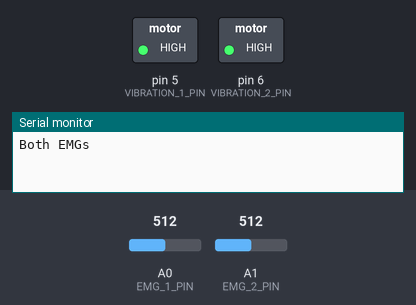
A sketch run on a simulated Arduino Uno, built with avr-gcc and run on an emulated ATmega328P. On the bench: switched loads named in the sketch (green lamp = pin HIGH), the last lines printed to the serial monitor. The inputs (shaded band) are chosen by the test bench; at power-on: A0 (EMG_1_PIN) = 512, A1 (EMG_2_PIN) = 512. Random numbers use the default seed unless the sketch sets one.

Above: at 0.2 s.
At 2.0 s:
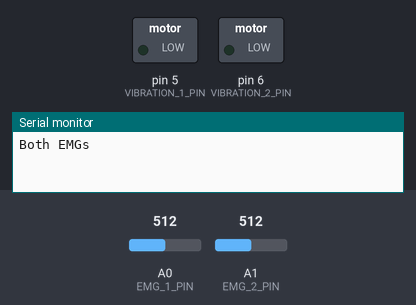
At 3.7 s:
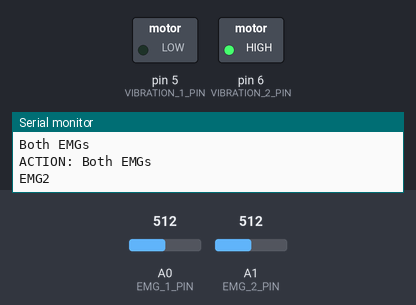
Timing chart, 0 to 4.0 s (numbered marks = the images above):
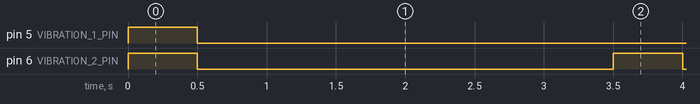

Measured:
- by itself, pin 5 (VIBRATION_1_PIN): LOW → HIGH at 0.00 s, → LOW 0.50 s later
- by itself, pin 6 (VIBRATION_2_PIN): alternates HIGH for 0.50 s and LOW for 3.0 s

The sketch:

MyoWare.ino.ino
```cpp
//Arduino Pin setup
const int EMG_1_PIN = A0;
const int EMG_2_PIN = A1;
const int VIBRATION_1_PIN = 5;
const int VIBRATION_2_PIN = 6;

//Variable initiations
int current_threshold = 200;
int attempts_at_curr_threshold = 0;
int correct_attempts_at_curr_threshold = 0;
const int THRESHOLD_STEP = 25;
const int MIN_ATTEMPTS = 15;
const float NECESSARY_SUCCESS_RATE = 80.0;
bool use_vibration = true;
bool need_new_task = true;
const unsigned long VIBRATION_TIME = 500;         // time the vibration runs for
const unsigned long RESPONSE_TIME_ALLOWED = 2000; // time allowed to perform the task
const unsigned long REST_TIME = 1000;             // time between attempts

//Initiating task options
enum Task {TASK_EMG1, TASK_EMG2, TASK_BOTH};
Task current_task;

//Helper func for naming tasks
const char* taskName(Task t) {
  switch (t) {
    case TASK_EMG1: return "EMG1";
    case TASK_EMG2: return "EMG2";
    default:        return "Both EMGs";
  }
}

//Helper func for making buzzer vibrate
void vibrate(Task t) {
  if (!use_vibration) return;
  if (t == TASK_EMG1 || t == TASK_BOTH) digitalWrite(VIBRATION_1_PIN, HIGH);
  if (t == TASK_EMG2 || t == TASK_BOTH) digitalWrite(VIBRATION_2_PIN, HIGH);
  delay(VIBRATION_TIME);
  digitalWrite(VIBRATION_1_PIN, LOW);
  digitalWrite(VIBRATION_2_PIN, LOW);
}

//Helper func for reading in EMGs
void readEMGs(bool &emg1Active, bool &emg2Active) {
  emg1Active = false;
  emg2Active = false;
  unsigned long start = millis();
  while (millis() - start < RESPONSE_TIME_ALLOWED) {
    if (analogRead(EMG_1_PIN) > current_threshold) emg1Active = true;
    if (analogRead(EMG_2_PIN) > current_threshold) emg2Active = true;
  }
}

//Helper func for determining if emg read in is correct for the task
bool isCorrect(Task t, bool emg_1, bool emg_2) {
  switch (t) {
    case TASK_EMG1: return  emg_1 && !emg_2;
    case TASK_EMG2: return !emg_1 &&  emg_2;
    case TASK_BOTH: return  emg_1 &&  emg_2;
  }
  return false;
}

void setup() {
  Serial.begin(115200);
  pinMode(VIBRATION_1_PIN, OUTPUT);
  pinMode(VIBRATION_2_PIN, OUTPUT);
  randomSeed(analogRead(A5));
}

void loop() {
  //Generate next task
  if (need_new_task) {
    current_task = (Task)random(0, 3);   // 0, 1, or 2
    need_new_task = false;
  }
  Serial.println(taskName(current_task));
  vibrate(current_task);

  //Read in EMGs and check if threshold was passed
  bool emg_1;
  bool emg_2;
  readEMGs(emg_1, emg_2);

  //Evaluate performance
  attempts_at_curr_threshold++;
  if (isCorrect(current_task, emg_1, emg_2)) {
    Serial.println(String("ACTION: ") + taskName(current_task));
    correct_attempts_at_curr_threshold++;
    need_new_task = true;
  } else {
    Serial.println("NO_MOVE");
  }

  //Check if threshold needs to be moved
  float percent_success = 100.0 * correct_attempts_at_curr_threshold / attempts_at_curr_threshold;
  if (attempts_at_curr_threshold > MIN_ATTEMPTS && percent_success > NECESSARY_SUCCESS_RATE) {
    current_threshold += THRESHOLD_STEP;
    attempts_at_curr_threshold = 0;
    correct_attempts_at_curr_threshold = 0;
    Serial.println(String("THRESHOLD_UP: ") + current_threshold);
  }
  delay(REST_TIME);
}
```
